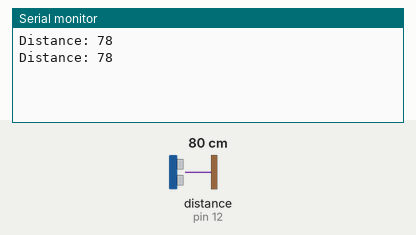
A sketch run on a simulated Arduino Uno, built with avr-gcc and run on an emulated ATmega328P. Parts: the last lines printed to the serial monitor. Wiring (inferred from the names in the program): ultrasonic range finder: trigger pin 14; echo pin 12. The test bench sets the inputs (shaded band); at power-on: distance to the obstacle (sensor on pin 12) 80 cm. The echo pulse lasts 58.3 µs per cm.

Above: at 1.8 s.
1.9 s: distance to the obstacle (sensor on pin 12) set to 2 cm
At 2.8 s:
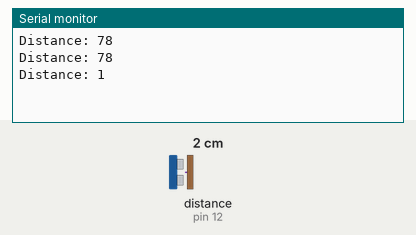
3.4 s: distance to the obstacle (sensor on pin 12) set to 4 cm
At 4.5 s:
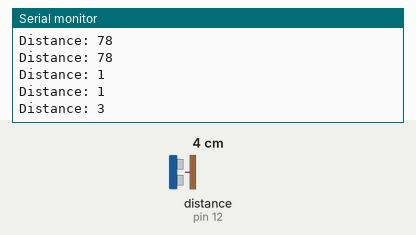
Timing chart, 0 to 6.4 s (numbered marks = the images above; inputs shaded):
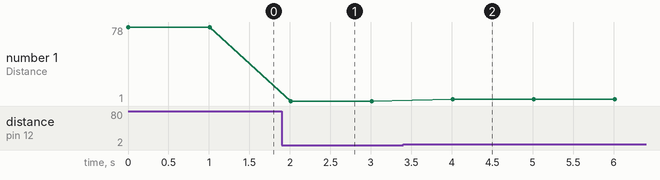

Measured:
- after the input at 1.9 s, the serial monitor: prints a new line after 0.11 s (image 1)
- after the input at 3.4 s, the serial monitor: prints a new line after 0.61 s (image 2)
- plotted number 1: 78 → 1 after the input at 1.9 s, 1 → 3 after the input at 3.4 s

The sketch:

ultrasonic_senor_with_nodemcu.ino
```cpp
const int trigPin = 14; //D5
const int echoPin = 12;  //D6

//define sound velocity in cm/uS
#define SOUND_VELOCITY 0.034
#define CM_TO_INCH 0.393701

long duration;
int distance;

void setup() {
   pinMode(trigPin, OUTPUT); // Sets the trigPin as an Output
  pinMode(echoPin, INPUT); // Sets the echoPin as an Input
  // Debug console
  Serial.begin(9600);
}

void loop() {
 // Clears the trigPin
  digitalWrite(trigPin, LOW);
  delayMicroseconds(2);
  // Sets the trigPin on HIGH state for 10 micro seconds
  digitalWrite(trigPin, HIGH);
  delayMicroseconds(10);
  digitalWrite(trigPin, LOW);
  // Reads the echoPin, returns the sound wave travel time in microseconds
  duration = pulseIn(echoPin, HIGH);
  // Calculating the distance
  distance = duration * 0.034 / 2;
  // Prints the distance on the Serial Monitor
  Serial.print("Distance: ");
  Serial.println(distance);

  delay(1000);
}
```
